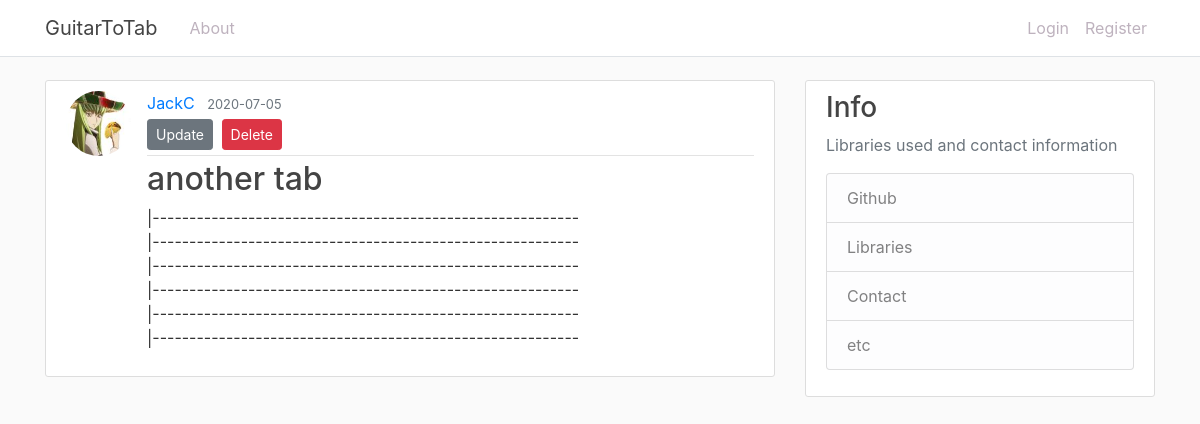
Screenshot of /tab/2 with the database file from the repository.
### guitartotab/models.py (models this page shows, shortened)
class User(db.Model, UserMixin):
    id = db.Column(db.Integer, primary_key=True)
    username = db.Column(db.String(20), unique=True, nullable=False)
    email = db.Column(db.String(120), unique=True, nullable=False)
    image_file = db.Column(db.String(20), nullable=False, default='default.jpg')
    password = db.Column(db.String(60), nullable=False)
    tabs = db.relationship('Tab', backref='author', lazy=True)

class Tab(db.Model):
    id = db.Column(db.Integer, primary_key=True)
    title = db.Column(db.String(100), nullable=False)
    date_posted = db.Column(db.DateTime, nullable=False, default=datetime.utcnow)
    content = db.Column(db.Text, nullable=False)
    user_id = db.Column(db.Integer, db.ForeignKey('user.id'), nullable=False)

### guitartotab/tabs/routes.py (the view)
@tabs.route('/tab/<int:tab_id>')
def tab(tab_id):
    tab = Tab.query.get_or_404(tab_id)
    return render_template('tab.html', title=tab.title, tab=tab)

### guitartotab/templates/tab.html (shortened to what this page needs)
{% extends "base.html" %}
{% block content %}
    <article class="media content-section">
      <img class="rounded-circle article-img" src="{{ url_for('static', filename='profile_pics/' + tab.author.image_file) }}">          <div class="media-body">
        <div class="article-metadata">
          <a class="mr-2" href="#">{{ tab.author.username }}</a>
          <small class="text-muted">{{ tab.date_posted.strftime('%Y-%m-%d') }}</small>
          <div>
            <a class="btn btn-secondary btn-sm mt-1 mb-1" href="{{ url_for('tabs.update_tab', tab_id=tab.id) }}">Update</a>
            <button type="button" class="btn btn-danger btn-sm m-1" data-toggle="modal" data-target="#deleteModal">Delete</button>
          </div>
        </div>
        <h2 class="article.title">{{ tab.title }}</h2>
        <p class="article-content">{{ tab.content }}</p>
      </div>
    </article>
{% endblock content %}

### guitartotab/static/main.css (style rules this page uses)
body { background: #fafafa; color: #333333; margin-top: 5rem; font-family: -apple-system, BlinkMacSystemFont, 'Segoe UI', Roboto, Oxygen, Ubuntu, Cantarell, 'Open Sans', 'Helvetica Neue', sans-serif; }
h1, h2, h3, h4, h5, h6 { color: #444444; }
.content-section { background: #ffffff; padding: 10px 20px; border: 1px solid #dddddd; border-radius: 3px; margin-bottom: 20px; }
.article-content { white-space: pre-line; }
.article-img { height: 65px; width: 65px; margin-right: 16px; }
.article-metadata { padding-bottom: 1px; margin-bottom: 4px; border-bottom: 1px solid #e3e3e3 }

### rows the page displays
User: image_file (picture), author.username "JackC"
Tab: date_posted "2020-07-05", title "another tab", content "|---------------------------------------------------------- |---------------------------------------------------------- |---------------------------------------------------------- |---------------------------------------------------------- |---------------------------------------------------------- |----------------------------------------------------------"
